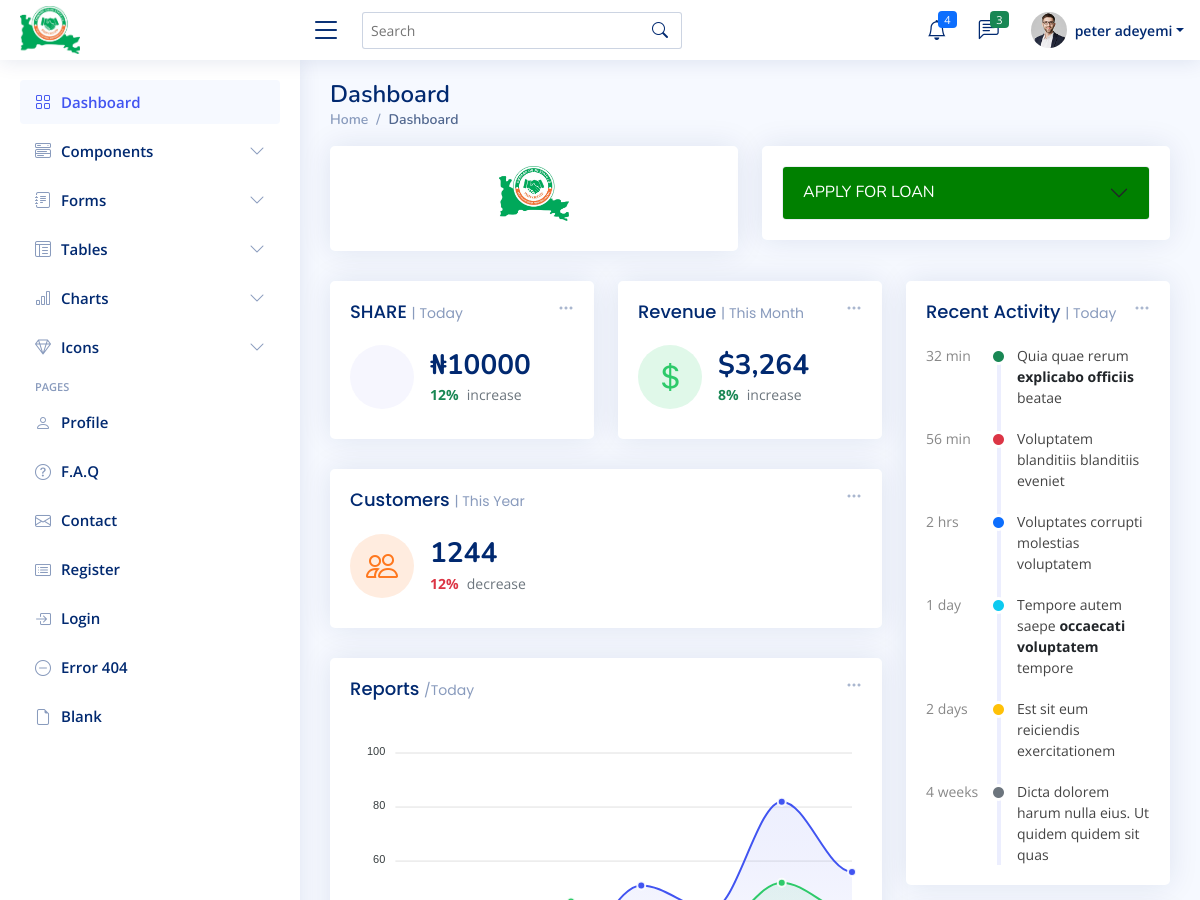
Page /dashboard (upper part) on the earlier database version.
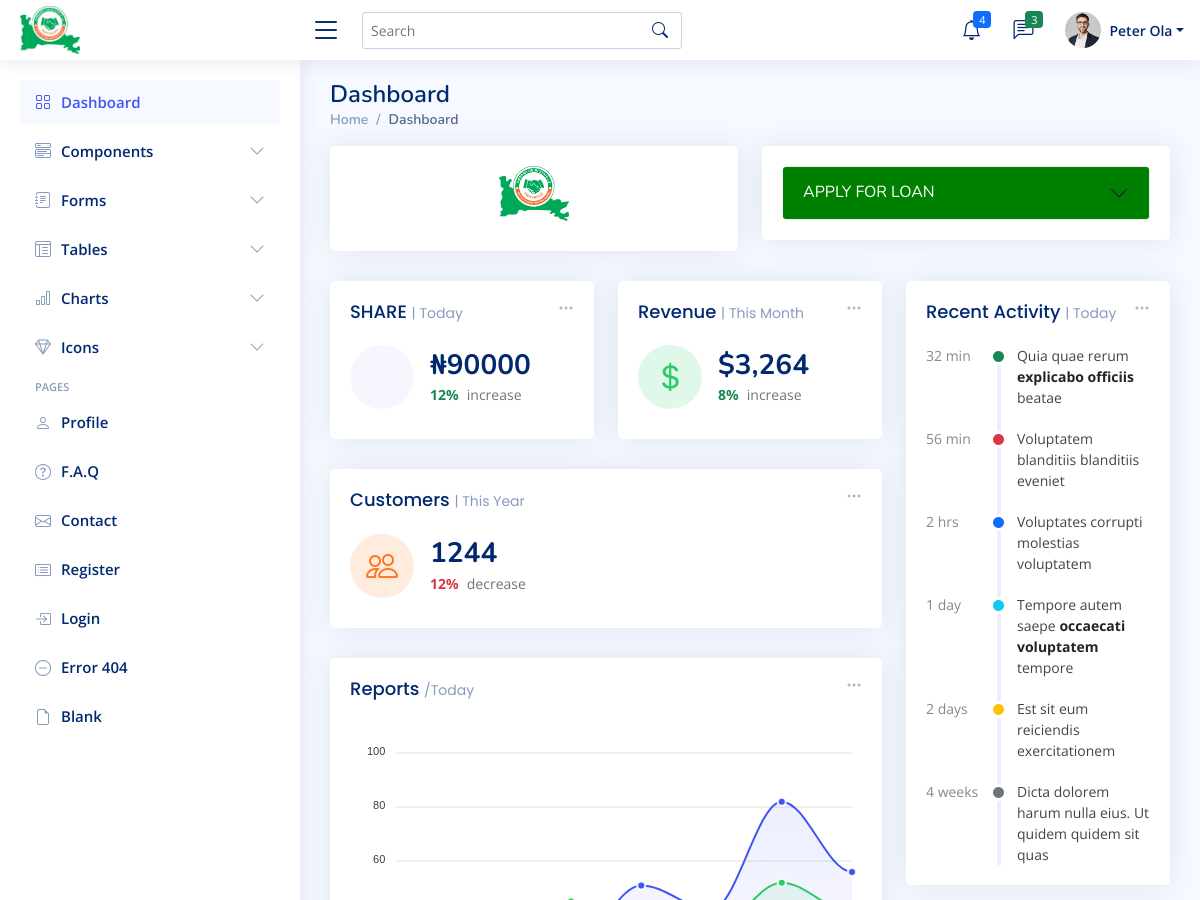
Same page on the later database version.
### onward/model.py (models this page shows, shortened)
class User(db.Model):
    __tablename__ = "user"
    id = db.Column(db.Integer, primary_key=True)
    user_id = db.Column(db.String, unique=True, nullable=False)
    password = db.Column(db.String, unique=False, nullable=False)
    name = db.Column(db.String, nullable=False)
    email = db.Column(db.String, unique=True, nullable=False)
    phone_no = db.Column(db.String, unique=True, nullable=False)
    address = db.Column(db.Text, nullable=True)
    share = db.Column(db.Integer, nullable=True)
    savings = db.Column(db.Integer, nullable=True)
    kasolayo = db.Column(db.Integer, nullable=True)
    is_admin = db.Column(db.Boolean, nullable=True)
    status = db.Column(db.String, nullable=False)
    date = db.Column(db.DateTime, nullable=False)

### onward/members_dashboard/route.py (the view)
@members_bp.route('/dashboard', methods=['GET', 'POST'])
def user_dashboard():
    all_users = User.query.all()
    if all_users:
        return render_template('/members_dashboard/dashboard.html', title='ONWARD OGUN STATE LGA STAFF CICS | DASHBOARD',
                           user=all_users[0])
    return "Dashboard"

### onward/members_dashboard/templates/members_dashboard/dashboard.html (shortened to what this page needs)
{% extends 'layout.html' %}
{% block content %}
  <header id="header" class="header fixed-top d-flex align-items-center">
    <div class="d-flex align-items-center justify-content-between">
      <a href="index.html" class="logo d-flex align-items-center">
        <img src="{{ url_for('static', filename='assets/img/logo.jpg') }}" width="60px" alt="">
      </a>
      <i class="bi bi-list toggle-sidebar-btn"></i>
    </div>
    <div class="search-bar">
      <form class="search-form d-flex align-items-center" method="POST" action="#">
        <input type="text" name="query" placeholder="Search" title="Enter search keyword">
        <button type="submit" title="Search"><i class="bi bi-search"></i></button>
      </form>
    </div>
    <nav class="header-nav ms-auto">
      <ul class="d-flex align-items-center">
        <li class="nav-item dropdown">
          <a class="nav-link nav-icon" href="#" data-bs-toggle="dropdown">
            <i class="bi bi-bell"></i>
            <span class="badge bg-primary badge-number">4</span>
          </a>
        </li>
        <li class="nav-item dropdown">
          <a class="nav-link nav-icon" href="#" data-bs-toggle="dropdown">
            <i class="bi bi-chat-left-text"></i>
            <span class="badge bg-success badge-number">3</span>
          </a>
        </li>
        <li class="nav-item dropdown pe-3">
          <a class="nav-link nav-profile d-flex align-items-center pe-0" href="#" data-bs-toggle="dropdown">
            <img src="assets/img/profile-img.jpg" alt="Profile" class="rounded-circle">
            <span class="d-none d-md-block dropdown-toggle ps-2">{{ user.name }}</span>
          </a>
        </li>
      </ul>
    </nav>
  </header>
  <aside id="sidebar" class="sidebar">
    <ul class="sidebar-nav" id="sidebar-nav">
      <li class="nav-item">
        <a class="nav-link " href="index.html">
          <i class="bi bi-grid"></i>
          <span>Dashboard</span>
        </a>
      </li>
      <li class="nav-item">
        <a class="nav-link collapsed" data-bs-target="#components-nav" data-bs-toggle="collapse" href="#">
          <i class="bi bi-menu-button-wide"></i><span>Components</span><i class="bi bi-chevron-down ms-auto"></i>
        </a>
      </li>
      <li class="nav-item">
        <a class="nav-link collapsed" data-bs-target="#forms-nav" data-bs-toggle="collapse" href="#">
          <i class="bi bi-journal-text"></i><span>Forms</span><i class="bi bi-chevron-down ms-auto"></i>
        </a>
      </li>
      <li class="nav-item">
        <a class="nav-link collapsed" data-bs-target="#tables-nav" data-bs-toggle="collapse" href="#">
          <i class="bi bi-layout-text-window-reverse"></i><span>Tables</span><i class="bi bi-chevron-down ms-auto"></i>
        </a>
      </li>
      <li class="nav-item">
        <a class="nav-link collapsed" data-bs-target="#charts-nav" data-bs-toggle="collapse" href="#">
          <i class="bi bi-bar-chart"></i><span>Charts</span><i class="bi bi-chevron-down ms-auto"></i>
        </a>
      </li>
      <li class="nav-item">
        <a class="nav-link collapsed" data-bs-target="#icons-nav" data-bs-toggle="collapse" href="#">
          <i class="bi bi-gem"></i><span>Icons</span><i class="bi bi-chevron-down ms-auto"></i>
        </a>
      </li>
      <li class="nav-heading">Pages</li>
      <li class="nav-item">
        <a class="nav-link collapsed" href="users-profile.html">
          <i class="bi bi-person"></i>
          <span>Profile</span>
        </a>
      </li>
      <li class="nav-item">
        <a class="nav-link collapsed" href="pages-faq.html">
          <i class="bi bi-question-circle"></i>
          <span>F.A.Q</span>
        </a>
      </li>
      <li class="nav-item">
        <a class="nav-link collapsed" href="pages-contact.html">
          <i class="bi bi-envelope"></i>
          <span>Contact</span>
        </a>
      </li>
      <li class="nav-item">
        <a class="nav-link collapsed" href="pages-register.html">
          <i class="bi bi-card-list"></i>
          <span>Register</span>
        </a>
      </li>
      <li class="nav-item">
        <a class="nav-link collapsed" href="pages-login.html">
          <i class="bi bi-box-arrow-in-right"></i>
          <span>Login</span>
        </a>
      </li>
      <li class="nav-item">
        <a class="nav-link collapsed" href="pages-error-404.html">
          <i class="bi bi-dash-circle"></i>
          <span>Error 404</span>
        </a>
      </li>
      <li class="nav-item">
        <a class="nav-link collapsed" href="pages-blank.html">
          <i class="bi bi-file-earmark"></i>
          <span>Blank</span>
        </a>
      </li>
    </ul>
  </aside>
  <main id="main" class="main">
    <div class="pagetitle">
      <h1>Dashboard</h1>
      <nav>
        <ol class="breadcrumb">
          <li class="breadcrumb-item"><a href="index.html">Home</a></li>
          <li class="breadcrumb-item active">Dashboard</li>
        </ol>
      </nav>
    </div>
  <section class="section">
      <div class="row">
        <div class="col-lg-6">
          <div class="card">
            <div class="card-body">
              <div class="accordion accordion-flush" id="accordionFlushExample" style="text-align: center; margin:10px;">
                <img style="margin-top:10px;" src="{{ url_for('static', filename='assets/img/logo.jpg') }}" width="20%">
              </div>
            </div>
          </div>
        </div>
        <div class="col-lg-6">
          <div class="card">
            <div class="card-body">
              <div class="accordion" id="accordionExample" style="margin-top: 20px;">
                <div class="accordion-item">
                  <h2 class="accordion-header" id="headingTwo">
                    <button class="accordion-button collapsed btn-success" style="background-color: green; color: white;" type="button" data-bs-toggle="collapse" data-bs-target="#collapseTwo" aria-expanded="false" aria-controls="collapseTwo">
                      APPLY FOR LOAN
                    </button>
                  </h2>
                </div>
              </div>
            </div>
          </div>
        </div>
      </div>
    </section>
    <section class="section dashboard">
      <div class="row">
        <div class="col-lg-8">
          <div class="row">
            <div class="col-xxl-4 col-md-6">
              <div class="card info-card sales-card">
                <div class="filter">
                  <a class="icon" href="#" data-bs-toggle="dropdown"><i class="bi bi-three-dots"></i></a>
                </div>
                <div class="card-body">
                  <h5 class="card-title">SHARE <span>| Today</span></h5>
                  <div class="d-flex align-items-center">
                    <div class="card-icon rounded-circle d-flex align-items-center justify-content-center">
                    </div>
                    <div class="ps-3">
                      <h6>₦{{ user.share }}</h6>
                      <span class="text-success small pt-1 fw-bold">12%</span> <span class="text-muted small pt-2 ps-1">increase</span>
                    </div>
                  </div>
                </div>
              </div>
            </div>
            <div class="col-xxl-4 col-md-6">
              <div class="card info-card revenue-card">
                <div class="filter">
                  <a class="icon" href="#" data-bs-toggle="dropdown"><i class="bi bi-three-dots"></i></a>
                </div>
                <div class="card-body">
                  <h5 class="card-title">Revenue <span>| This Month</span></h5>
                  <div class="d-flex align-items-center">
                    <div class="card-icon rounded-circle d-flex align-items-center justify-content-center">
                      <i class="bi bi-currency-dollar"></i>
                    </div>
                    <div class="ps-3">
                      <h6>$3,264</h6>
                      <span class="text-success small pt-1 fw-bold">8%</span> <span class="text-muted small pt-2 ps-1">increase</span>
                    </div>
                  </div>
                </div>
              </div>
            </div>
            <div class="col-xxl-4 col-xl-12">
              <div class="card info-card customers-card">
                <div class="filter">
                  <a class="icon" href="#" data-bs-toggle="dropdown"><i class="bi bi-three-dots"></i></a>
                </div>
                <div class="card-body">
                  <h5 class="card-title">Customers <span>| This Year</span></h5>
                  <div class="d-flex align-items-center">
                    <div class="card-icon rounded-circle d-flex align-items-center justify-content-center">
                      <i class="bi bi-people"></i>
                    </div>
                    <div class="ps-3">
                      <h6>1244</h6>
                      <span class="text-danger small pt-1 fw-bold">12%</span> <span class="text-muted small pt-2 ps-1">decrease</span>
                    </div>
                  </div>
                </div>
              </div>
            </div>
            <div class="col-12">
              <div class="card">
                <div class="filter">
                  <a class="icon" href="#" data-bs-toggle="dropdown"><i class="bi bi-three-dots"></i></a>
                </div>
                <div class="card-body">
                  <h5 class="card-title">Reports <span>/Today</span></h5>
                  <div id="reportsChart"></div>
                </div>
              </div>
            </div>
          </div>
        </div>
        <div class="col-lg-4">
          <div class="card">
            <div class="filter">
              <a class="icon" href="#" data-bs-toggle="dropdown"><i class="bi bi-three-dots"></i></a>
            </div>
            <div class="card-body">
              <h5 class="card-title">Recent Activity <span>| Today</span></h5>
              <div class="activity">
                <div class="activity-item d-flex">
                  <div class="activite-label">32 min</div>
                  <i class='bi bi-circle-fill activity-badge text-success align-self-start'></i>
                  <div class="activity-content">
                    Quia quae rerum <a href="#" class="fw-bold text-dark">explicabo officiis</a> beatae
                  </div>
                </div>
                <div class="activity-item d-flex">
                  <div class="activite-label">56 min</div>
                  <i class='bi bi-circle-fill activity-badge text-danger align-self-start'></i>
                  <div class="activity-content">
                    Voluptatem blanditiis blanditiis eveniet
                  </div>
                </div>
                <div class="activity-item d-flex">
                  <div class="activite-label">2 hrs</div>
                  <i class='bi bi-circle-fill activity-badge text-primary align-self-start'></i>
                  <div class="activity-content">
                    Voluptates corrupti molestias voluptatem
                  </div>
                </div>
                <div class="activity-item d-flex">
                  <div class="activite-label">1 day</div>
                  <i class='bi bi-circle-fill activity-badge text-info align-self-start'></i>
                  <div class="activity-content">
                    Tempore autem saepe <a href="#" class="fw-bold text-dark">occaecati voluptatem</a> tempore
                  </div>
                </div>
                <div class="activity-item d-flex">
                  <div class="activite-label">2 days</div>
                  <i class='bi bi-circle-fill activity-badge text-warning align-self-start'></i>
                  <div class="activity-content">
                    Est sit eum reiciendis exercitationem
                  </div>
                </div>
                <div class="activity-item d-flex">
                  <div class="activite-label">4 weeks</div>
                  <i class='bi bi-circle-fill activity-badge text-muted align-self-start'></i>
                  <div class="activity-content">
                    Dicta dolorem harum nulla eius. Ut quidem quidem sit quas
                  </div>
                </div>
              </div>
            </div>
          </div>
        </div>
      </div>
    </section>
  </main>
{% endblock %}

### onward/templates/layout.html (shortened to what this page needs)
<!DOCTYPE html>
<html lang="en">
<head>
  <link href="{{ url_for('static', filename='assets/vendor/bootstrap/css/bootstrap.min.css') }}" rel="stylesheet">
  <link href="{{ url_for('static', filename='assets/vendor/bootstrap-icons/bootstrap-icons.css') }}" rel="stylesheet">
  <link href="{{ url_for('static', filename='assets/vendor/boxicons/css/boxicons.min.css') }}" rel="stylesheet">
  <link href="{{ url_for('static', filename='assets/vendor/quill/quill.snow.css') }}" rel="stylesheet">
  <link href="{{ url_for('static', filename='assets/vendor/quill/quill.bubble.css') }}" rel="stylesheet">
  <link href="{{ url_for('static', filename='assets/vendor/remixicon/remixicon.css') }}" rel="stylesheet">
  <link href="{{ url_for('static', filename='assets/vendor/simple-datatables/style.css') }}" rel="stylesheet">
  <link href="{{ url_for('static', filename='assets/css/style.css') }}" rel="stylesheet">
</head>
<body>
  {% block content %}{% endblock %}
</body>
</html>

Differences in the rows shown:
changed User: name "peter adeyemi" → "Peter Ola"; share "10000" → "90000"
